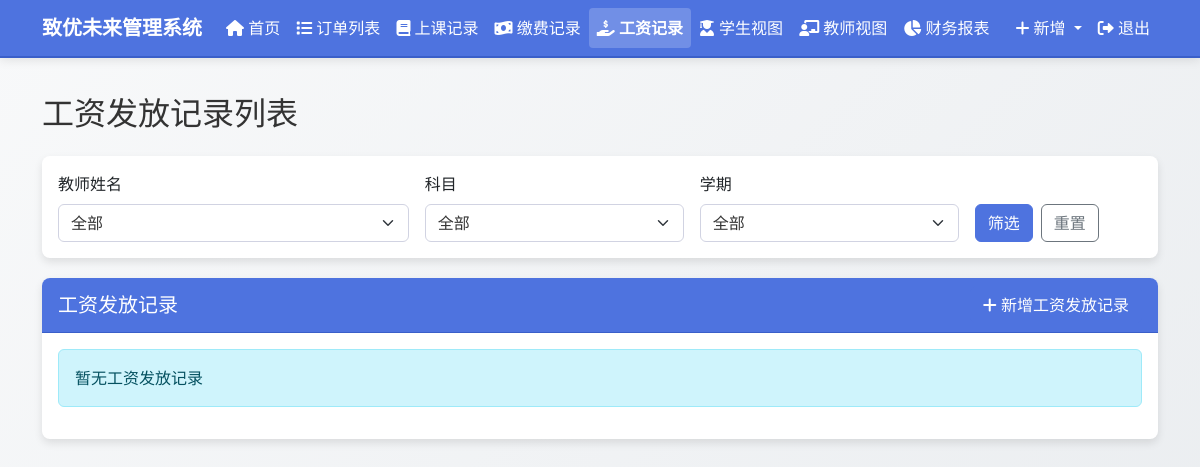
The app's page /salary_records (signed in), older data.
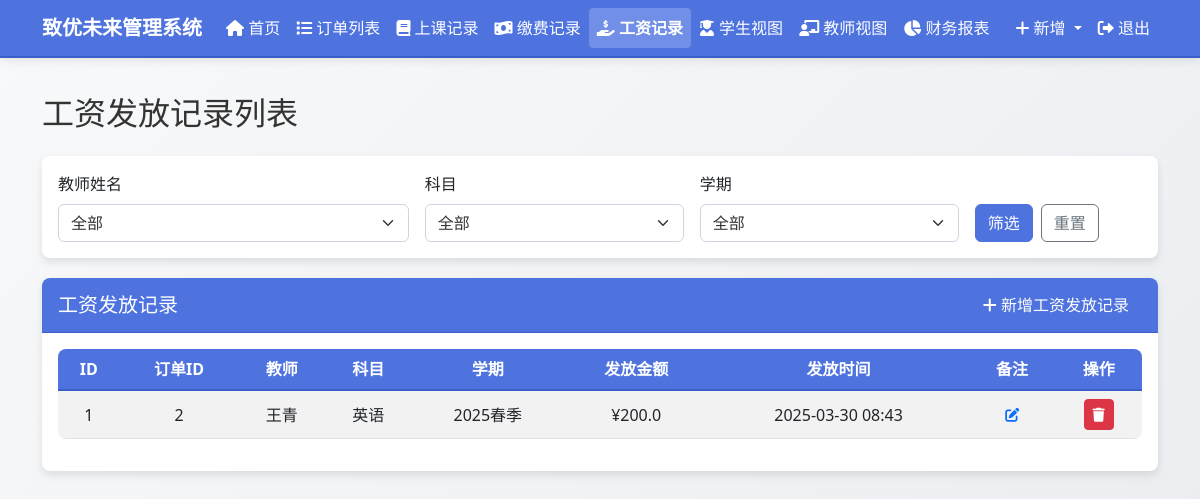
The same page, newer data.
### models.py (models this page shows)
class SalaryRecord(db.Model):
    id = db.Column(db.Integer, primary_key=True)
    order_id = db.Column(db.Integer, db.ForeignKey('order.id'), nullable=False)
    teacher_name = db.Column(db.String(100), nullable=False)
    subject = db.Column(db.String(100), nullable=False)
    semester = db.Column(db.String(100), nullable=False)
    salary_amount = db.Column(db.Float, nullable=False)
    payment_time = db.Column(db.DateTime, nullable=False, default=datetime.now)
    note = db.Column(db.Text, nullable=True)
    created_at = db.Column(db.DateTime, default=datetime.now)

### routes.py (the view)
@app.route('/salary_records')
@login_required
def salary_records_list():
    teacher_name = request.args.get('teacher_name', '')
    subject = request.args.get('subject', '')
    semester = request.args.get('semester', '')
    query = SalaryRecord.query
    if teacher_name:
        query = query.filter(SalaryRecord.teacher_name == teacher_name)
    if subject:
        query = query.filter(SalaryRecord.subject == subject)
    if semester:
        query = query.filter(SalaryRecord.semester == semester)
    salary_records = query.order_by(SalaryRecord.payment_time.desc()).all()
    all_teachers = db.session.query(SalaryRecord.teacher_name).distinct().all()
    all_subjects = db.session.query(SalaryRecord.subject).distinct().all()
    all_semesters = db.session.query(SalaryRecord.semester).distinct().all()
    order_form = OrderForm()
    class_record_form = ClassRecordForm()
    payment_record_form = PaymentRecordForm()
    salary_record_form = SalaryRecordForm()
    all_orders = Order.query.all()
    class_record_form.order_id.choices = [(order.id, f"{order.order_number} - {order.student_name} - {order.subject}") for order in all_orders]
    payment_record_form.order_id.choices = [(order.id, f"{order.order_number} - {order.student_name} - {order.subject}") for order in all_orders]
    salary_record_form.order_id.choices = [(order.id, f"{order.order_number} - {order.teacher_name} - {order.subject}") for order in all_orders]
    return render_template('salary_records_list.html',
                           title='工资发放记录',
                           salary_records=salary_records,
                           all_teachers=[teacher[0] for teacher in all_teachers],
                           all_subjects=[subject[0] for subject in all_subjects],
                           all_semesters=[semester[0] for semester in all_semesters],
                           selected_teacher=teacher_name,
                           selected_subject=subject,
                           selected_semester=semester,
                           edit_note_form=EditNoteForm(),
                           order_form=order_form,
                           class_record_form=class_record_form,
                           payment_record_form=payment_record_form,
                           salary_record_form=salary_record_form)

### forms.py
class OrderForm(FlaskForm):
    student_name = StringField('学生姓名', validators=[DataRequired()])
    subject = StringField('科目', validators=[DataRequired()])
    teacher_name = StringField('教师姓名', validators=[DataRequired()])
    semester = StringField('学期', validators=[DataRequired()])
    total_classes = IntegerField('总课程数', validators=[DataRequired(), NumberRange(min=1)])
    class_price = FloatField('课程单价', validators=[DataRequired(), NumberRange(min=0)])
    salary_price = FloatField('工资单价', validators=[DataRequired(), NumberRange(min=0)])
    order_note = TextAreaField('订单备注', validators=[Optional()])
    submit = SubmitField('保存')

class ClassRecordForm(FlaskForm):
    order_id = SelectField('订单编号', validators=[DataRequired()], coerce=int)
    student_name = StringField('学生姓名', render_kw={'readonly': True})
    subject = StringField('科目', render_kw={'readonly': True})
    semester = StringField('学期', render_kw={'readonly': True})
    teacher_name = StringField('教师姓名', render_kw={'readonly': True})
    class_content = TextAreaField('教学内容', validators=[Optional()])
    class_time = DateTimeLocalField('上课时间', format='%Y-%m-%dT%H:%M', validators=[DataRequired()], default=datetime.now)
    location = StringField('地点', validators=[DataRequired()])
    note = TextAreaField('备注', validators=[Optional()])
    submit = SubmitField('保存')

### app.py (called while the page is built)
@login_manager.user_loader
def load_user(user_id):
    from models import User
    return User.query.get(int(user_id))

### templates/salary_records_list.html (shortened to what this page needs)
{% extends "layout.html" %}
{% block content %}
<h2 class="mb-4">工资发放记录列表</h2>
<div class="card filter-card">
    <div class="card-body">
        <form method="get" action="{{ url_for('salary_records_list') }}" class="row g-3">
            <div class="col-md-4">
                <label for="teacher_name" class="form-label">教师姓名</label>
                <select name="teacher_name" id="teacher_name" class="form-select">
                    <option value="">全部</option>
                </select>
            </div>
            <div class="col-md-3">
                <label for="subject" class="form-label">科目</label>
                <select name="subject" id="subject" class="form-select">
                    <option value="">全部</option>
                </select>
            </div>
            <div class="col-md-3">
                <label for="semester" class="form-label">学期</label>
                <select name="semester" id="semester" class="form-select">
                    <option value="">全部</option>
                </select>
            </div>
            <div class="col-md-2 d-flex align-items-end">
                <button type="submit" class="btn btn-primary">筛选</button>
                <a href="{{ url_for('salary_records_list') }}" class="btn btn-outline-secondary ms-2">重置</a>
            </div>
        </form>
    </div>
</div>
<div class="card">
    <div class="card-header d-flex justify-content-between align-items-center">
        <h5 class="mb-0">工资发放记录</h5>
        <button type="button" class="btn btn-primary" data-bs-toggle="modal" data-bs-target="#newSalaryModal">
            <i class="fas fa-plus"></i> 新增工资发放记录
        </button>
    </div>
    <div class="card-body">
        {% if salary_records %}
        <div class="table-responsive">
            <table class="table table-striped table-hover">
                <thead>
                    <tr>
                        <th>ID</th>
                        <th>订单ID</th>
                        <th>教师</th>
                        <th>科目</th>
                        <th>学期</th>
                        <th>发放金额</th>
                        <th>发放时间</th>
                        <th>备注</th>
                        <th>操作</th>
                    </tr>
                </thead>
                <tbody>
                    {% for record in salary_records %}
                    <tr>
                        <td>{{ record.id }}</td>
                        <td>{{ record.order_id }}</td>
                        <td>{{ record.teacher_name }}</td>
                        <td>{{ record.subject }}</td>
                        <td>{{ record.semester }}</td>
                        <td>¥{{ record.salary_amount }}</td>
                        <td>{{ record.payment_time.strftime('%Y-%m-%d %H:%M') }}</td>
                        <td>
                            <button type="button" class="btn btn-sm btn-link edit-note"
                                    data-bs-toggle="modal" data-bs-target="#editNoteModal"
                                    data-note-id="{{ record.id }}"
                                    data-note-type="salary_note"
                                    data-note-text="{{ record.note or '' }}">
                                <i class="fas fa-edit"></i>
                            </button>
                        </td>
                        <td>
                            <button type="button" class="btn btn-sm btn-danger delete-salary-record"
                                    data-record-id="{{ record.id }}"
                                    data-teacher-name="{{ record.teacher_name }}"
                                    data-salary-amount="{{ record.salary_amount }}"
                                    data-payment-time="{{ record.payment_time.strftime('%Y-%m-%d %H:%M') }}">
                                <i class="fas fa-trash"></i>
                            </button>
                        </td>
                    </tr>
                    {% endfor %}
                </tbody>
            </table>
        </div>
        {% else %}
        <div class="alert alert-info">暂无工资发放记录</div>
        {% endif %}
    </div>
</div>
{% endblock %}

### templates/layout.html (shortened to what this page needs)
<!DOCTYPE html>
<html lang="zh-CN">
<head>
    <link href="https://cdn.jsdelivr.net/npm/bootstrap@5.3.0/dist/css/bootstrap.min.css" rel="stylesheet">
    <link href="https://cdnjs.cloudflare.com/ajax/libs/font-awesome/6.0.0/css/all.min.css" rel="stylesheet">
    <link href="{{ url_for('static', filename='css/style.css') }}" rel="stylesheet">
</head>
<body data-bs-theme="light">
    {% if current_user.is_authenticated %}
    <nav class="navbar navbar-expand-lg navbar-light bg-primary fixed-top">
        <div class="container">
            <a class="navbar-brand" href="{{ url_for('dashboard') }}">致优未来管理系统</a>
            <div class="collapse navbar-collapse" id="navbarNav">
                <ul class="navbar-nav me-auto">
                    <li class="nav-item">
                        <a class="nav-link {% if request.endpoint == 'dashboard' %}active{% endif %}" href="{{ url_for('dashboard') }}">
                            <i class="fas fa-home"></i> 首页
                        </a>
                    </li>
                    <li class="nav-item">
                        <a class="nav-link {% if request.endpoint == 'order_list' %}active{% endif %}" href="{{ url_for('order_list') }}">
                            <i class="fas fa-list"></i> 订单列表
                        </a>
                    </li>
                    <li class="nav-item">
                        <a class="nav-link {% if request.endpoint == 'class_records_list' %}active{% endif %}" href="{{ url_for('class_records_list') }}">
                            <i class="fas fa-book"></i> 上课记录
                        </a>
                    </li>
                    <li class="nav-item">
                        <a class="nav-link {% if request.endpoint == 'payment_records_list' %}active{% endif %}" href="{{ url_for('payment_records_list') }}">
                            <i class="fas fa-money-bill-wave"></i> 缴费记录
                        </a>
                    </li>
                    <li class="nav-item">
                        <a class="nav-link {% if request.endpoint == 'salary_records_list' %}active{% endif %}" href="{{ url_for('salary_records_list') }}">
                            <i class="fas fa-hand-holding-usd"></i> 工资记录
                        </a>
                    </li>
                    <li class="nav-item">
                        <a class="nav-link {% if request.endpoint == 'student_view' %}active{% endif %}" href="{{ url_for('student_view') }}">
                            <i class="fas fa-user-graduate"></i> 学生视图
                        </a>
                    </li>
                    <li class="nav-item">
                        <a class="nav-link {% if request.endpoint == 'teacher_view' %}active{% endif %}" href="{{ url_for('teacher_view') }}">
                            <i class="fas fa-chalkboard-teacher"></i> 教师视图
                        </a>
                    </li>
                    <li class="nav-item">
                        <a class="nav-link {% if request.endpoint == 'financial_report' %}active{% endif %}" href="{{ url_for('financial_report') }}">
                            <i class="fas fa-chart-pie"></i> 财务报表
                        </a>
                    </li>
                </ul>
                <ul class="navbar-nav">
                    <li class="nav-item dropdown">
                        <a class="nav-link dropdown-toggle" href="#" id="navbarDropdown" role="button" data-bs-toggle="dropdown" aria-expanded="false">
                            <i class="fas fa-plus"></i> 新增
                        </a>
                    </li>
                    <li class="nav-item">
                        <a class="nav-link" href="{{ url_for('logout') }}">
                            <i class="fas fa-sign-out-alt"></i> 退出
                        </a>
                    </li>
                </ul>
            </div>
        </div>
    </nav>
    {% endif %}
    <div class="container main-content my-4">
        {% block content %}{% endblock %}
    </div>
</body>
</html>

### static/css/style.css (style rules this page uses)
td { position: relative; }
body { font-family: 'Segoe UI', Tahoma, Geneva, Verdana, sans-serif; color: #333; background-color: #f8f9fa; background-image: linear-gradient(135deg, #f8f9fa 0%, #e9ecef 100%); background-attachment: fixed; }
.main-content { padding-top: 70px; min-height: calc(100vh - 120px); }
.navbar { box-shadow: 0 2px 10px rgba(0, 0, 0, 0.1); background-color: #4e73df !important; border-bottom: 1px solid #3a5fc9; }
.navbar-brand { font-weight: bold; color: #fff !important; }
.navbar .nav-link { color: #fff !important; }
.nav-link.active { background-color: rgba(255, 255, 255, 0.2) !important; border-radius: 4px; font-weight: bold; }
.card { border: none; border-radius: 8px; box-shadow: 0 4px 8px rgba(0, 0, 0, 0.1); margin-bottom: 20px; background-color: #fff; transition: transform 0.2s ease-in-out; }
.card-header { border-radius: 8px 8px 0 0 !important; font-weight: bold; background-color: #4e73df !important; color: white; border-bottom: 1px solid #3a5fc9; }
.table { background-color: #fff; border-radius: 8px; overflow: hidden; }
.table thead th { background-color: #4e73df; color: white; border-bottom: 2px solid #3a5fc9; text-align: center; vertical-align: middle; }
.table tbody td { text-align: center; vertical-align: middle; }
.btn-primary { background-color: #4e73df; border-color: #4e73df; }
.form-control, .form-select { background-color: #fff; border: 1px solid #d1d3e2; color: #333; }
.bg-primary { background-color: #4e73df !important; border-bottom: 2px solid #3a5fc9; }

Row changes from the older to the newer data that the page shows:
added SalaryRecord: id "1", order_id "2", teacher_name "王青", subject "英语", semester "2025春季", salary_amount "200.0", payment_time "2025-03-30 08:43"
Text that changed along with them:
text no longer shown: "暂无工资发放记录"
text now shown: "ID 订单ID 教师 科目 学期 发放金额 发放时间 备注 操作"
